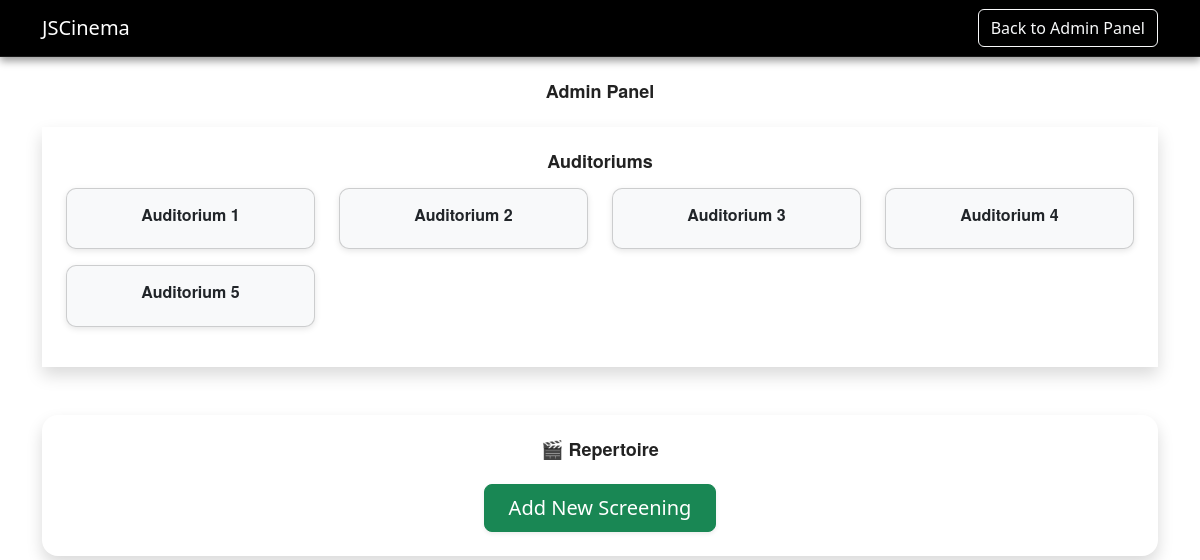
/auditorium_repertuar.php (signed in), run on an earlier commit of the app's database.
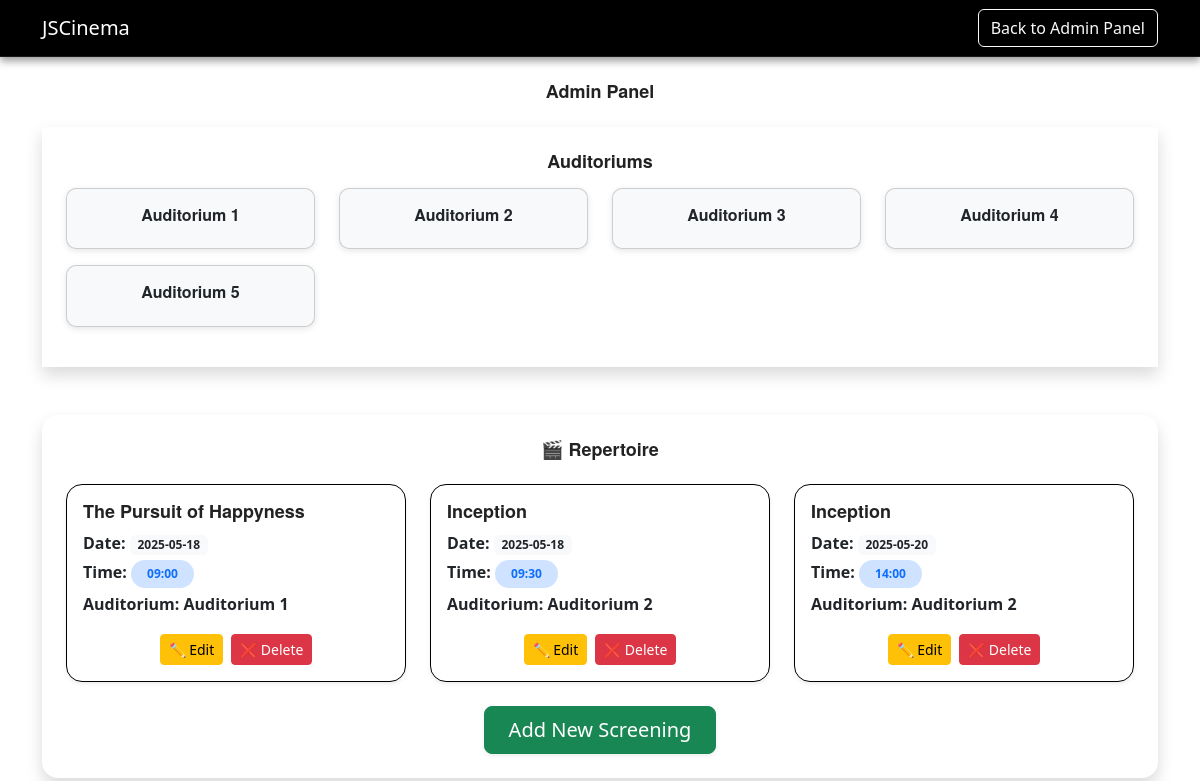
And on a later commit of the database.
### tables this page shows
CREATE TABLE `auditoriums` (
  `id` int(11) NOT NULL,
  `name` varchar(100) NOT NULL,
  `total_seats` int(11) NOT NULL,
  `created_at` timestamp NOT NULL DEFAULT current_timestamp()
);

CREATE TABLE `screenings` (
  `id` int(11) NOT NULL,
  `movie_id` int(11) NOT NULL,
  `screening_date` date NOT NULL,
  `start_time` time NOT NULL,
  `auditorium_id` int(11) DEFAULT NULL
);

CREATE TABLE `movies` (
  `id` int(11) NOT NULL,
  `name` varchar(255) NOT NULL,
  `description` text DEFAULT NULL,
  `stars` decimal(3,1) DEFAULT NULL CHECK (`stars` between 0 and 10),
  `author` varchar(255) DEFAULT NULL,
  `video` varchar(255) DEFAULT NULL,
  `movie_duration` int(11) DEFAULT NULL CHECK (`movie_duration` > 0),
  `plays` text DEFAULT NULL,
  `status` varchar(255) DEFAULT NULL,
  `coming_date` date DEFAULT NULL,
  `end_date` date DEFAULT NULL,
  `created_at` timestamp NOT NULL DEFAULT current_timestamp(),
  `updated_at` timestamp NOT NULL DEFAULT current_timestamp() ON UPDATE current_timestamp()
);

### auditorium_repertuar.php (the view, shortened to what this page needs)
<?php
require 'db_connection.php';
$auditoriums = $conn->query("SELECT id, name FROM auditoriums");
$screenings = $conn->query("
    SELECT s.id, m.name AS movie_name, s.screening_date, s.start_time, a.name AS auditorium
    FROM screenings s
    JOIN movies m ON s.movie_id = m.id
    JOIN auditoriums a ON s.auditorium_id = a.id
    WHERE s.screening_date >= CURDATE()
    ORDER BY s.screening_date, s.start_time
");
?>
<!DOCTYPE html>
<html lang="en">
<head>
    <link href="https://cdn.jsdelivr.net/npm/bootstrap@5.3.3/dist/css/bootstrap.min.css" rel="stylesheet">
    <link rel="stylesheet" href="style.css">
</head>
<body>
<nav class="navbar navbar-expand-lg navbar-dark bg-dark">
    <div class="container">
        <a class="navbar-brand" href="index.php">JSCinema</a>
        <a href="profile.php" class="btn btn-outline-light">Back to Admin Panel</a>
    </div>
</nav>
<div class="container mt-4">
    <h2 class="text-center mb-4">Admin Panel</h2>
    <div class="card-auditorium-admin shadow p-4 mb-5">
        <h3 class="text-center mb-3">Auditoriums</h3>
        <div class="row">
            <?php while ($row = $auditoriums->fetch_assoc()): ?>
                <div class="col-md-3 mb-3">
                    <a href="auditorium.php?id=<?= $row['id']; ?>" class="card auditorium-card text-decoration-none">
                        <div class="card-body">
                            <h5 class="card-title"><?php echo htmlspecialchars($row['name']); ?></h5>
                        </div>
                    </a>
                </div>
            <?php endwhile; ?>
        </div>
    </div>
    <div class="card-repertoires-admin shadow p-4 rounded-4">
        <h3 class="text-center mb-4">
            🎬 <span class="fw-bold">Repertoire</span>
        </h3>
        <div class="row row-cols-1 row-cols-md-2 row-cols-lg-3 g-4">
            <?php while ($row = $screenings->fetch_assoc()): ?>
                <div class="col">
                    <div class="card-admin-repertoire shadow-sm p-3 h-100 d-flex flex-column justify-content-between">
                        <h5 class="mb-2"><?= htmlspecialchars($row['movie_name']); ?></h5>
                        <p class="mb-1"><strong>Date:</strong> <span class="badge bg-light text-dark"><?= $row['screening_date']; ?></span></p>
                        <p class="mb-1"><strong>Time:</strong> <span class="badge bg-primary-subtle text-primary px-3 py-2 rounded-pill"><?= substr($row['start_time'], 0, 5); ?></span></p>
                        <p class="mb-3"><strong>Auditorium:</strong> <span class="text-dark fw-semibold"><?= htmlspecialchars($row['auditorium']); ?></span></p>
                        <div class="d-flex justify-content-center gap-2 mt-auto">
                            <a href="edit_screening.php?id=<?= $row['id']; ?>" class="btn btn-warning btn-sm">✏️ Edit</a>
                            <a href="delete_screening.php?id=<?= $row['id']; ?>" class="btn btn-danger btn-sm" onclick="return confirm('Are you sure you want to delete this screening?');">❌ Delete</a>
                        </div>
                    </div>
                </div>
            <?php endwhile; ?>
        </div>
        <div class="text-center mt-4">
            <a href="add_screening.php" class="btn btn-success btn-lg px-4 shadow-sm">
                 Add New Screening
            </a>
        </div>
    </div>
</body>
</html>

What changed in the data, as far as the page shows it:
added screenings: movie.name "The Pursuit of Happyness", screening_date "2025-05-18", start_time "09:00", auditorium.name "Auditorium 1"
added screenings: movie.name "Inception", screening_date "2025-05-18", start_time "09:30", auditorium.name "Auditorium 2"
added screenings: movie.name "Inception", screening_date "2025-05-20", start_time "14:00", auditorium.name "Auditorium 2"
